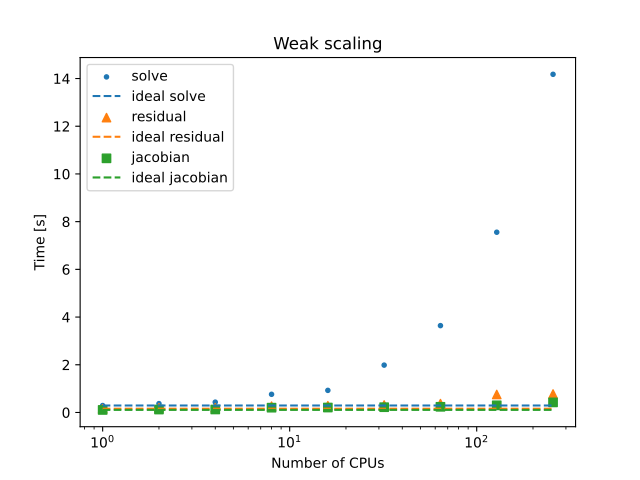

The Python source for this figure:
import csv

num_cpus = []
residual_time = []
jacobian_time = []
solve_time = []

with open('lemhi/01/benchmark-weak.csv') as f:
    reader = csv.DictReader(f)
    for row in reader:
        num_cpus.append(float(row['n_cpus']))
        jacobian_time.append(float(row['jac_time']))
        residual_time.append(float(row['res_time']))
        solve_time.append(float(row['solve_time']))
max_cpu = num_cpus[-1]

plt.title("Weak scaling")
plt.scatter(num_cpus, solve_time, marker='.', label='solve')
plt.plot([1, max_cpu], [solve_time[0], solve_time[0]], '--', label='ideal solve')

plt.scatter(num_cpus, residual_time, marker='^', label='residual')
plt.plot([1, max_cpu], [residual_time[0], residual_time[0]], '--', label='ideal residual')

plt.scatter(num_cpus, jacobian_time, marker='s', label='jacobian')
plt.plot([1, max_cpu], [jacobian_time[0], jacobian_time[0]], '--', label='ideal jacobian')

plt.legend()
plt.xlabel("Number of CPUs")
plt.ylabel("Time [s]")
plt.xscale('log')
plt.show()
